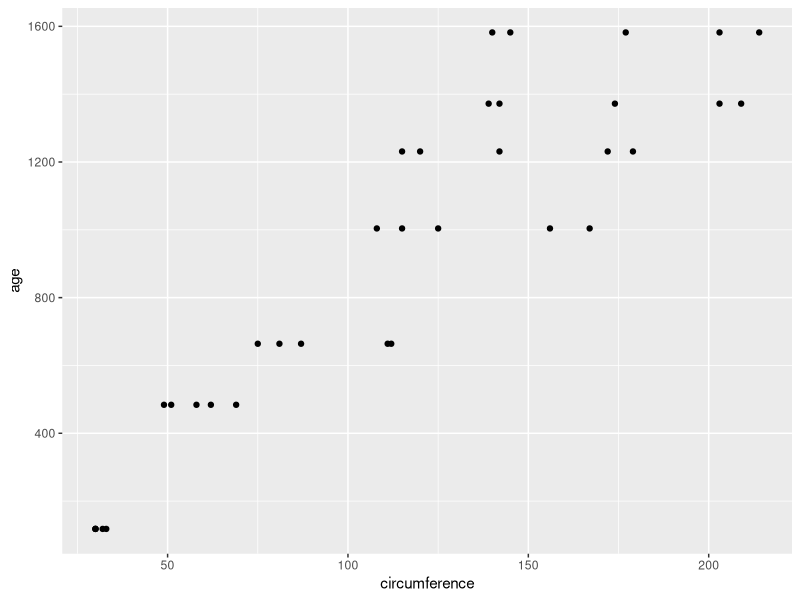
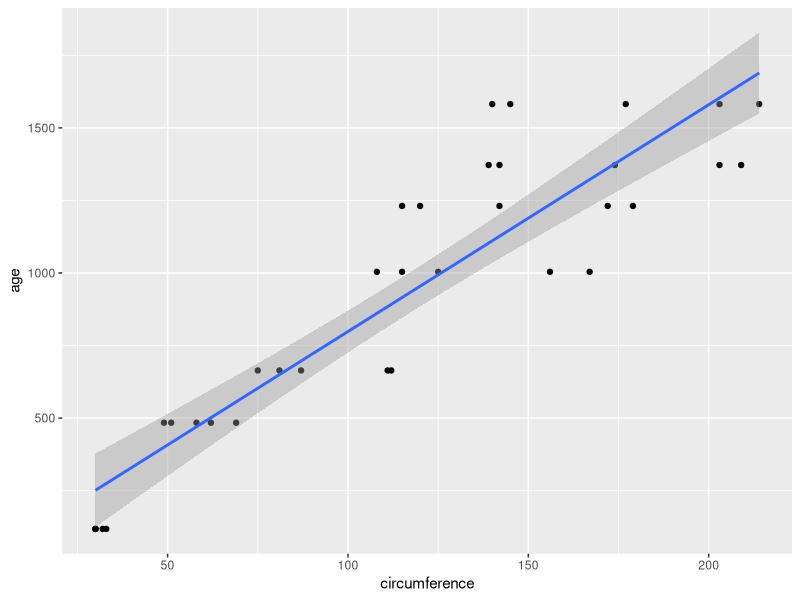
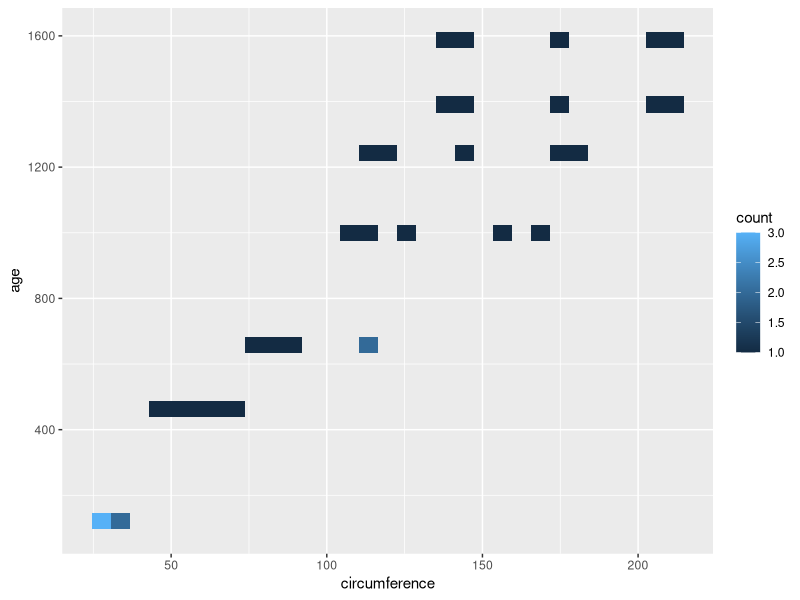
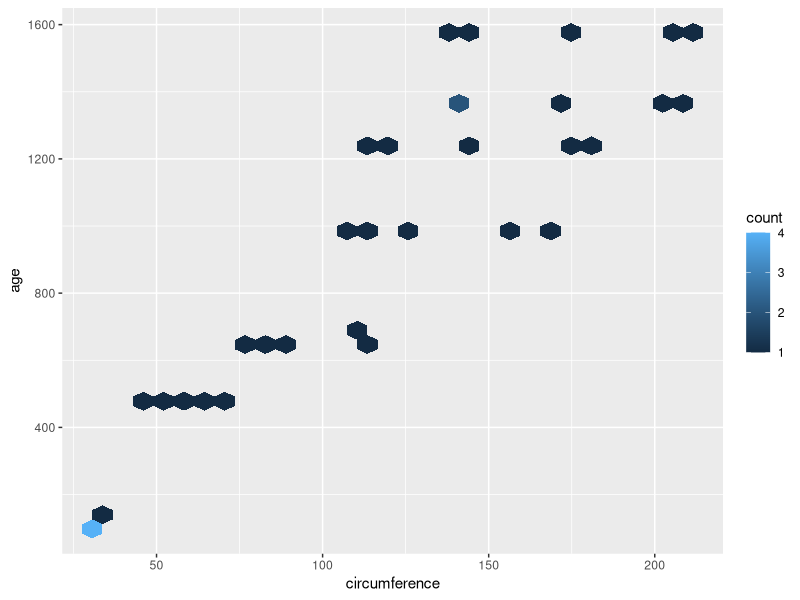
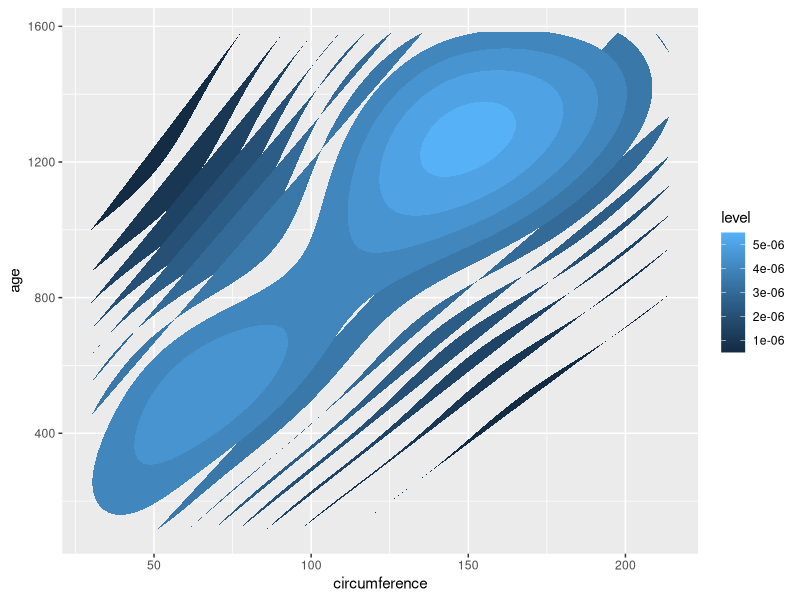
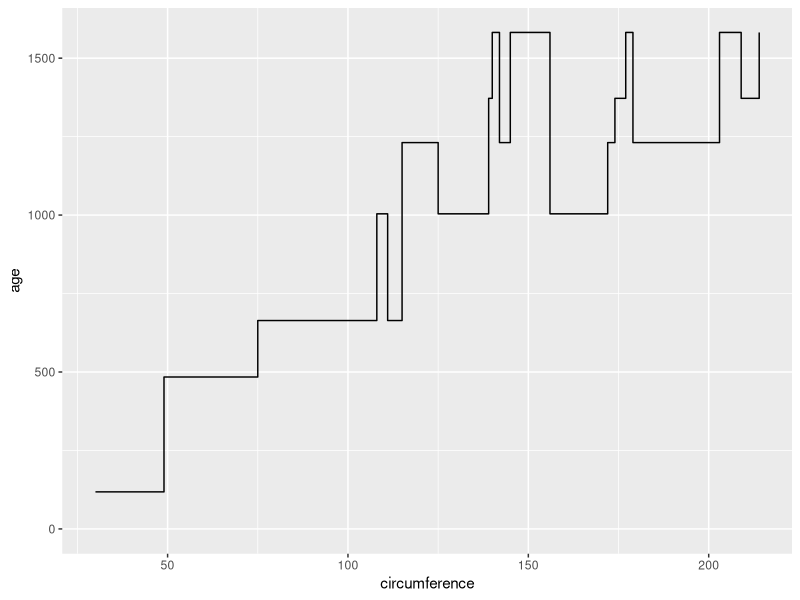
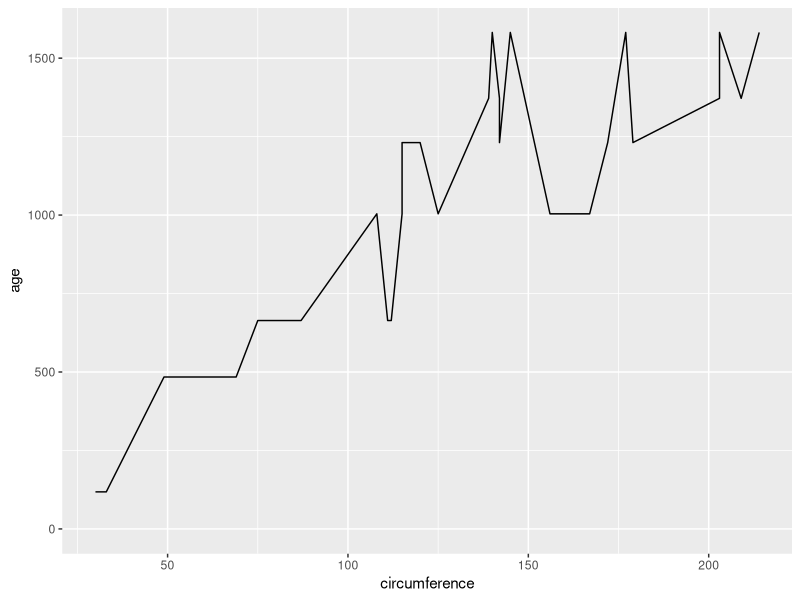
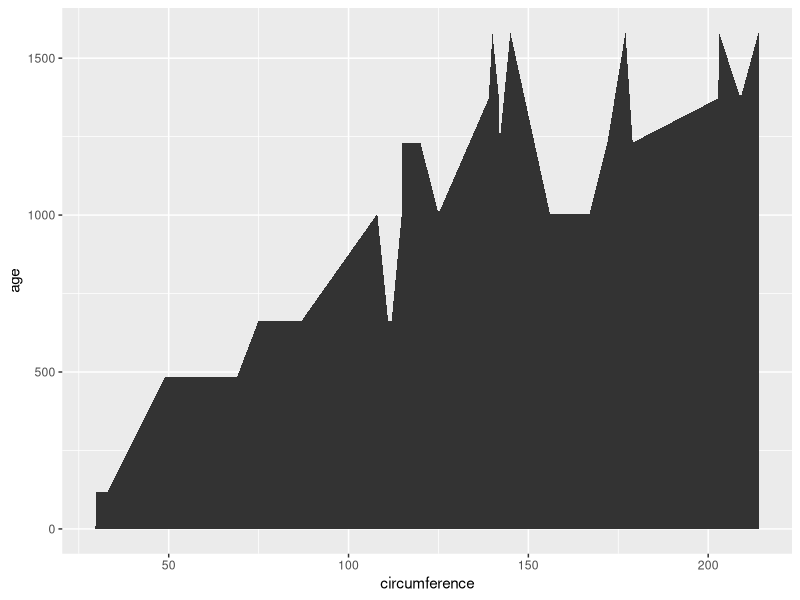

The R source for these figures, in order:
install.packages("ggplot2")
library(ggplot2)
data()
View(Orange)


#Bivariate Visualization for two quantitative variables#

#Scatter Plot#
ggplot(
  Orange, aes(y=age, x=circumference))+
  geom_point()

#Linear Regression Line#
ggplot(
  Orange, aes(y=age, x=circumference))+
  geom_point()+
  geom_smooth(method='lm')


#Heat Map#
ggplot(
  Orange, aes(y=age, x=circumference))+
  stat_bin2d()

#Heat Map#
ggplot(
  Orange, aes(y=age, x=circumference))+
  stat_binhex()

#Create a Contour plot of density#
ggplot(
  Orange, aes(y=age, x=circumference))+
  stat_density2d(aes(fill=..level..), geom="polygon")


#Note: 3D plots are not exists in ggplot2

#Step Chart#
ggplot(
  Orange, aes(y=age, x=circumference))+
  geom_step()+
  expand_limits(y=0)

#Line Chart#
ggplot(
  Orange, aes(y=age, x=circumference))+
  geom_line()+
  expand_limits(y=0)

#Area Chart#
ggplot(
  Orange, aes(y=age, x=circumference))+
  geom_area()

